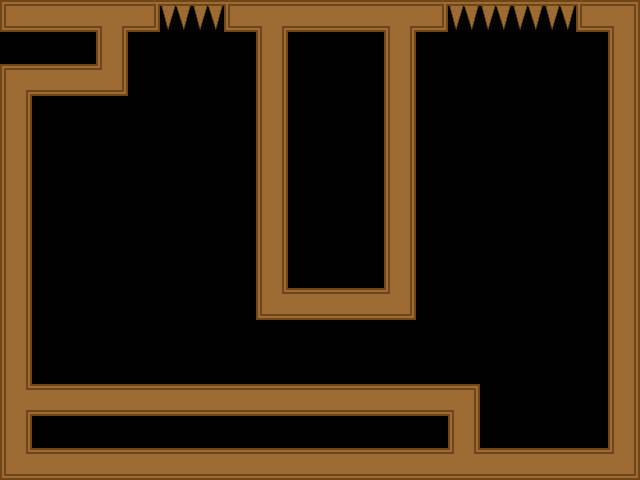

Tiled map render using the project's own tile images. Description and the map definition, with tile-layer contents summarised, below:
An orthogonal 20x15 tile map with 32x32 px tiles, 2 tile layers (layer, collision) and 9 objects (4x portal, 3x text, start, platform).

<map version="1.0" orientation="orthogonal" width="20" height="15" tilewidth="32" tileheight="32">
 <tileset firstgid="1" name="tileset" tilewidth="32" tileheight="32">
  <image source="../graphics/tileset.png" width="192" height="128" />
 </tileset>
 <layer name="layer" width="20" height="15">
  <data>[300 cells, 105 non-empty, 13 distinct tile ids]</data>
 </layer>
 <layer name="collision" width="20" height="15" opacity="0.3">
  <data>[300 cells, 105 non-empty, 1 distinct tile ids]</data>
 </layer>
 <objectgroup name="objects" width="20" height="15">
  <object name="Use CONTROL to activate a portal" type="text" x="191" y="451" width="320" height="32">
   <properties>
    <property name="center" value="true" />
   </properties>
  </object>
  <object name="start" type="start" x="32" y="416" width="32" height="32" />
  <object type="platform" x="48" y="230" width="192" height="19">
   <properties>
    <property name="length" value="1" />
    <property name="speed" value="100" />
   </properties>
  </object>
  <object name="1-1" type="portal" x="392" y="417" width="16" height="32">
   <properties>
    <property name="color" value="0xFF00FF" />
    <property name="to" value="1-2" />
   </properties>
  </object>
  <object name="1-2" type="portal" x="328" y="256" width="16" height="32">
   <properties>
    <property name="color" value="0xFF00FF" />
    <property name="to" value="1-1" />
   </properties>
  </object>
  <object name="2-1" type="portal" x="328" y="32" width="16" height="32">
   <properties>
    <property name="color" value="0x0000FF" />
    <property name="to" value="2-2" />
   </properties>
  </object>
  <object name="2-2" type="portal" x="72" y="32" width="16" height="32">
   <properties>
    <property name="color" value="0x0000FF" />
    <property name="to" value="2-1" />
   </properties>
  </object>
  <object name="Is teleportation" type="text" x="448" y="192" width="256" height="32">
   <properties>
    <property name="center" value="false" />
   </properties>
  </object>
  <object name="even safe?" type="text" x="448" y="224" width="256" height="32">
   <properties>
    <property name="center" value="false" />
   </properties>
  </object>
 </objectgroup>
</map>
